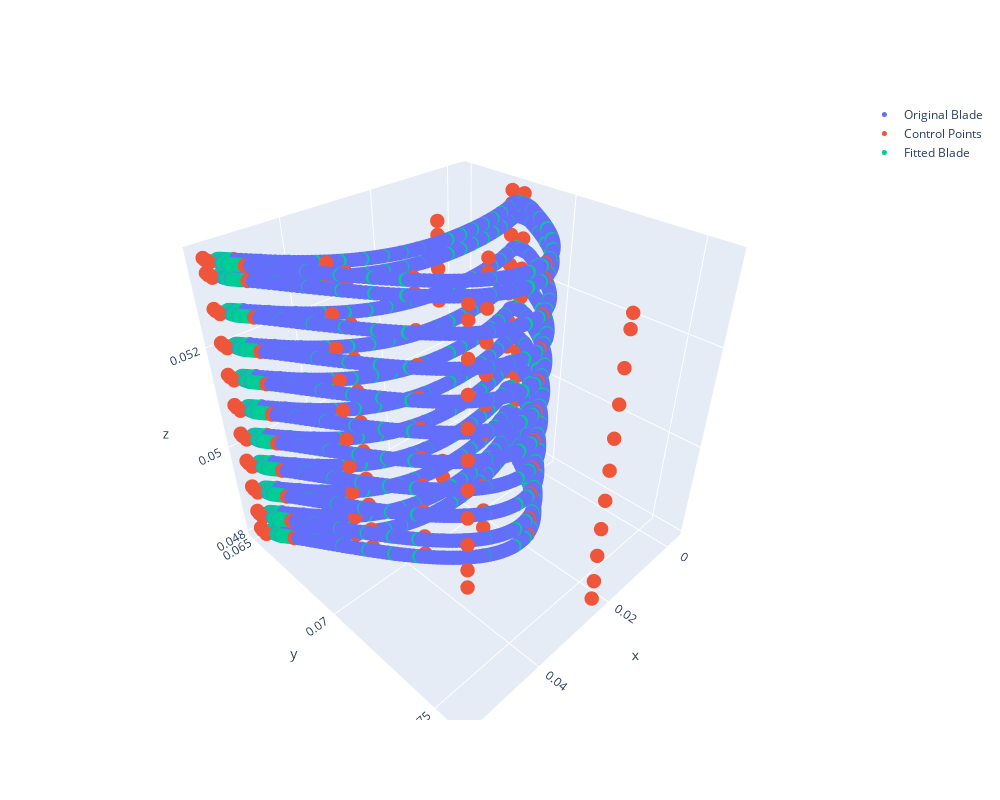

Notebook cell for this chart:
### Code cell
bb.draw_blade()

### Figure 1 — Plotly figure (JSON) as saved in the notebook; plotly's stock layout.template omitted (floating-point values rounded to 4 significant figures; data arrays with more than 128 entries replaced by an {"elided": "..."} marker saying what was removed)
{"data": [{"marker": {"size": 5}, "mode": "markers", "name": "Original Blade", "type": "scatter3d", "x": {"elided": "2816 float values"}, "y": {"elided": "2816 float values"}, "z": {"elided": "2816 float values"}}, {"marker": {"size": 5}, "mode": "markers", "name": "Control Points", "type": "scatter3d", "x": {"elided": "220 float values"}, "y": {"elided": "220 float values"}, "z": {"elided": "220 float values"}}, {"marker": {"size": 5}, "mode": "markers", "name": "Fitted Blade", "type": "scatter3d", "x": {"elided": "1540 float values"}, "y": {"elided": "1540 float values"}, "z": {"elided": "1540 float values"}}], "layout": {"height": 800, "width": 1000}}
